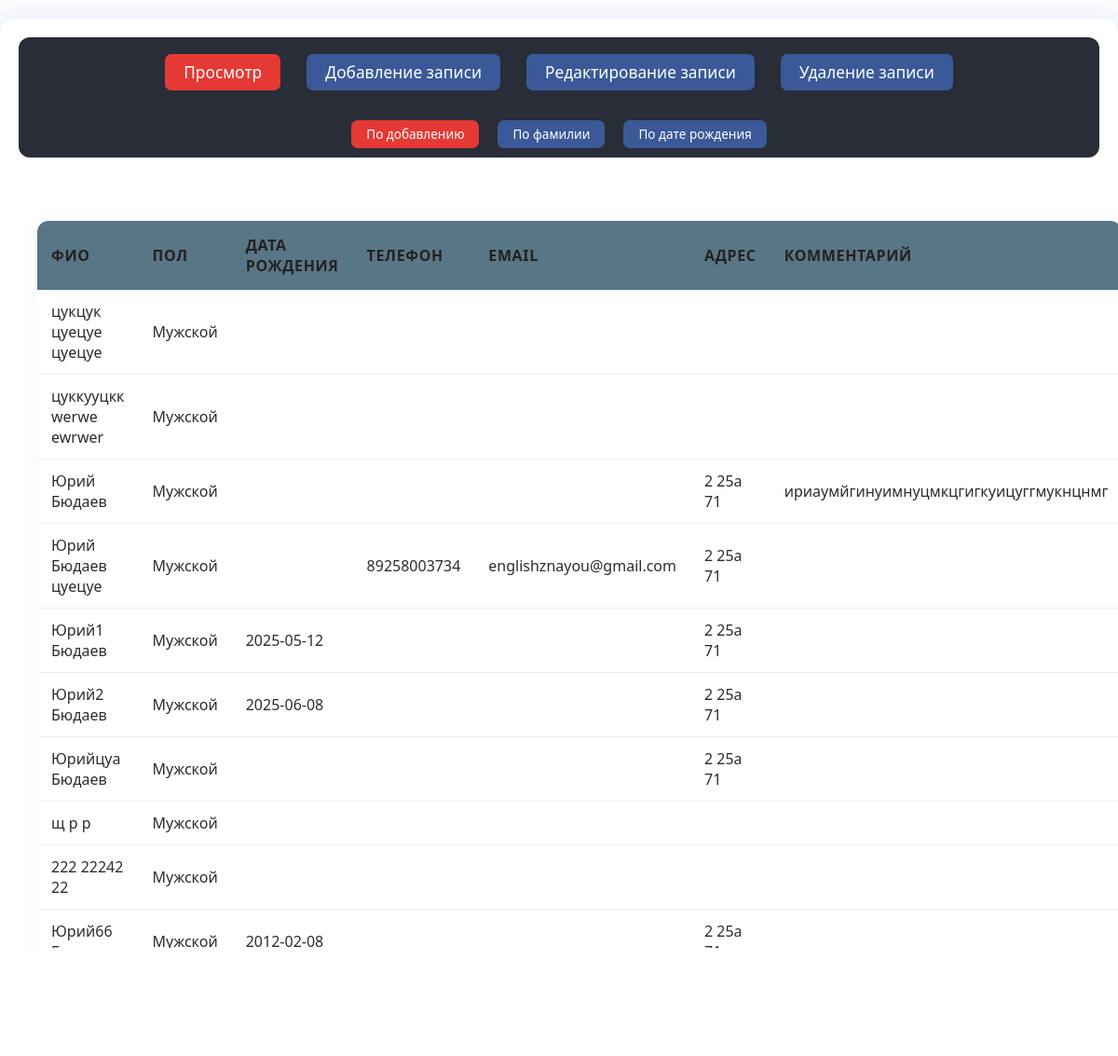
The page / on the database its author committed.
### tables this page shows
CREATE TABLE contacts (
        id INTEGER PRIMARY KEY AUTOINCREMENT,
        last_name TEXT NOT NULL,
        first_name TEXT NOT NULL,
        middle_name TEXT,
        gender TEXT,
        dob TEXT,
        phone TEXT,
        address TEXT,
        email TEXT,
        comment TEXT
    );

### viewer.php (the view, shortened to what this page needs)
<?php
function show_contacts_table($sort = 'date', $page = 1) {
    $limit = 10;
    $offset = ($page - 1) * $limit;
    $db = new SQLite3('contacts.db');
    $order_by = '';
    switch ($sort) {
        case 'date':
        default:
            $order_by = 'ORDER BY id ASC';
    }
    $count_query = "SELECT COUNT(*) AS total FROM contacts";
    $count_result = $db->querySingle($count_query);
    $total_records = $count_result ? $count_result : 0;
    $total_pages = ceil($total_records / $limit);
    $query = "SELECT * FROM contacts $order_by LIMIT $limit OFFSET $offset";
    $results = $db->query($query);
    $html = '<div class="contacts-container">';
    if (!$results || $total_records == 0) {
        $html .= '<p class="no-records">Записи не найдены.</p>';
    } else {
        $html .= '<table class="contacts-table">';
        $html .= '<thead><tr class="table-header">';
        $html .= '<th>ФИО</th>';
        $html .= '<th>Пол</th>';
        $html .= '<th>Дата рождения</th>';
        $html .= '<th>Телефон</th>';
        $html .= '<th>Email</th>';
        $html .= '<th>Адрес</th>';
        $html .= '<th>Комментарий</th>';
        $html .= '</tr></thead><tbody>';
        while ($row = $results->fetchArray(SQLITE3_ASSOC)) {
            $html .= '<tr class="contact-row">';
            $html .= '<td>' . htmlspecialchars($row['last_name']) . ' ' . htmlspecialchars($row['first_name']) . ' ' . htmlspecialchars($row['middle_name']) . '</td>';
            $html .= '<td>' . htmlspecialchars($row['gender']) . '</td>';
            $html .= '<td>' . htmlspecialchars($row['dob']) . '</td>';
            $html .= '<td>' . htmlspecialchars($row['phone']) . '</td>';
            $html .= '<td>' . htmlspecialchars($row['email']) . '</td>';
            $html .= '<td>' . htmlspecialchars($row['address']) . '</td>';
            $html .= '<td>' . htmlspecialchars($row['comment']) . '</td>';
            $html .= '</tr>';
        }
        $html .= '</tbody></table>';
        if ($total_pages > 1) {
            $html .= '<div class="pagination">';
            for ($i = 1; $i <= $total_pages; $i++) {
                $active = ($i == $page) ? 'active' : '';
                $html .= '<a href="index.php?action=view&sort=' . urlencode($sort) . '&page=' . $i . '" class="page-link ' . $active . '">' . $i . '</a>';
            }
            $html .= '</div>';
        }
    }
    $html .= '</div>';
    return $html;
}
?>

### style.css (style rules this page uses)
body { font-family: 'Segoe UI', Tahoma, Geneva, Verdana, sans-serif; margin: 0; padding: 0; background-color: #f8fafc; color: #2c2c2c; }
.contacts-container { padding: 20px; }
.contacts-table { width: 100%; border-collapse: separate; border-spacing: 0; margin: 20px 0; background-color: #fff; border-radius: 12px; overflow: hidden; box-shadow: 0 0 15px rgba(108, 122, 137, 0.07); }
.table-header { background-color: #597686; color: #222; }
.contacts-table th { padding: 15px; text-align: left; font-weight: 700; text-transform: uppercase; font-size: 1em; letter-spacing: 0.04em; }
.contacts-table td { padding: 12px 15px; border-bottom: 1px solid #eee; }
.pagination { display: flex; justify-content: center; gap: 5px; margin-top: 20px; }
.page-link { padding: 8px 12px; border: 1px solid #b0bec5; text-decoration: none; color: #6c7a89; border-radius: 5px; transition: all 0.3s; }
.page-link.active { background-color: #b0bec5; color: #222; border-color: #b0bec5; }
.page-link, .btn, .contacts-table th, .contacts-table td { transition: background 0.35s cubic-bezier(.4,0,.2,1), color 0.35s cubic-bezier(.4,0,.2,1), box-shadow 0.35s cubic-bezier(.4,0,.2,1); }
.contact-row { transition: background-color 0.35s cubic-bezier(.4,0,.2,1); }

### rows shown on the page
contacts: last_name "цукцук", first_name "цуецуе", middle_name "цуецуе", gender "Мужской"
contacts: last_name "цуккууцкк", first_name "werwe", middle_name "ewrwer", gender "Мужской"
contacts: last_name "Юрий", first_name "Бюдаев", gender "Мужской", address "2 25а 71", comment "ириаумйгинуимнуцмкцгигкуицуггмукнцнмг"
contacts: last_name "Юрий", first_name "Бюдаев", middle_name "цуецуе", gender "Мужской", phone "89258003734", email "englishznayou@gmail.com", address "2 25а 71"
contacts: last_name "Юрий1", first_name "Бюдаев", gender "Мужской", dob "2025-05-12", address "2 25а 71"
contacts: last_name "Юрий2", first_name "Бюдаев", gender "Мужской", dob "2025-06-08", address "2 25а 71"
contacts: last_name "Юрийцуа", first_name "Бюдаев", gender "Мужской", address "2 25а 71"
contacts: last_name "щ", first_name "р", middle_name "р", gender "Мужской"
contacts: last_name "222", first_name "22242", middle_name "22", gender "Мужской"
contacts: last_name "Юрий66", first_name "Бюдаев", gender "Мужской", dob "2012-02-08", address "2 25а 71"

### other values the page prints
$label "Просмотр"
$label "Добавление записи"
$label "Редактирование записи"
$label "Удаление записи"
$label "По добавлению"
$label "По фамилии"
$label "По дате рождения"
